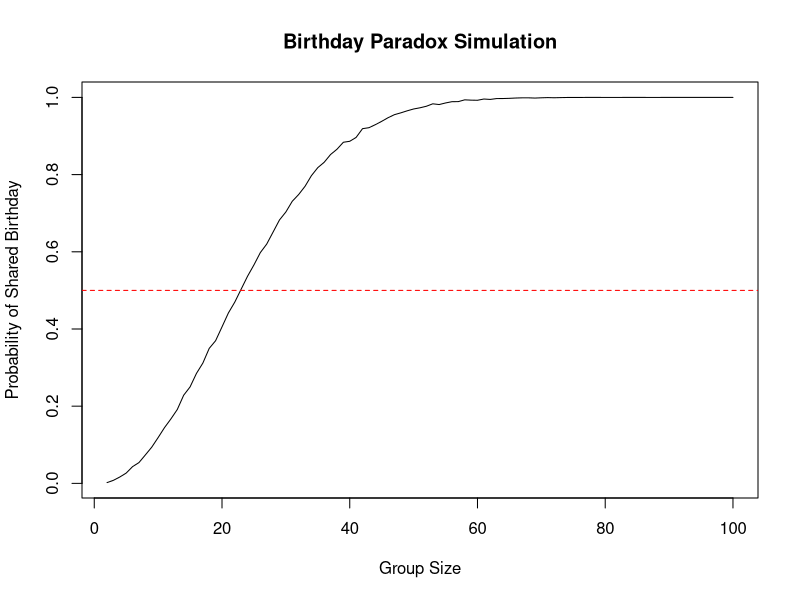

Source code (R):
## ---- chunk 1
# Number of simulations
num_simulations <- 10000

# Function to check if there are shared birthdays in a group
check_shared_birthday <- function(group_size) {
  birthdays <- sample(1:365, group_size, replace = TRUE)
  if (length(birthdays) == length(unique(birthdays))) {
    return(FALSE)  # No shared birthdays
  } else {
    return(TRUE)   # Shared birthdays
  }
}

# Simulate the Birthday Paradox
simulate_birthday_paradox <- function(group_size) {
  shared_birthday_count <- 0
  for (i in 1:num_simulations) {
    if (check_shared_birthday(group_size)) {
      shared_birthday_count <- shared_birthday_count + 1
    }
  }
  return(shared_birthday_count / num_simulations)
}

# Test the Birthday Paradox simulation for different group sizes
group_sizes <- 2:100
results <- numeric(length(group_sizes))

for (i in 1:length(group_sizes)) {
  results[i] <- simulate_birthday_paradox(group_sizes[i])
}

# Plot the results
plot(group_sizes, results, type = "l", xlab = "Group Size", ylab = "Probability of Shared Birthday", main = "Birthday Paradox Simulation")
abline(h = 0.5, col = "red", lty = 2)  # Add a line at 0.5 for reference




